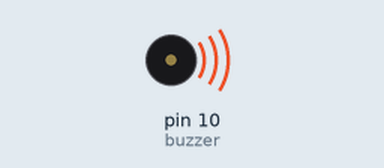
A sketch run on a simulated Arduino Uno, built with avr-gcc and run on an emulated ATmega328P. Parts: buzzer (waves = sounding).

Above: at 0.2 s.
Timing chart, 0 to 3.0 s (numbered marks = the images above):
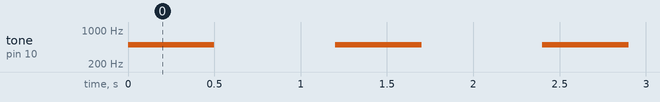

The sketch:

sketch_buzzer.ino
```cpp
int buzzer = 10;
void setup() {

}

void loop() {
tone(buzzer, 500);
delay(500);
noTone(buzzer);
delay(700);

}
```

Measured:
- by itself, tone on pin 10 (buzzer): alternates 500 Hz for 0.50 s and silent for 0.70 s
